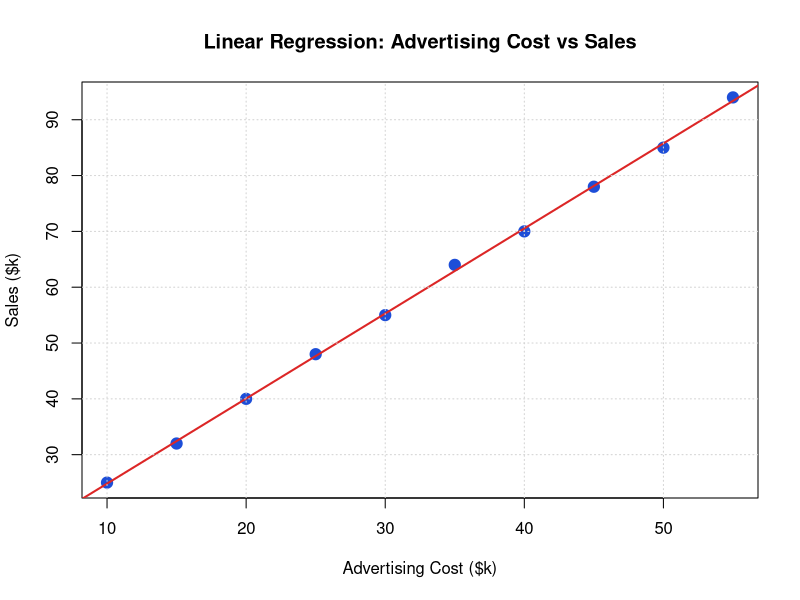

Here is the R script that generated this plot:
# Question 17: Create AdvertisingCost and Sales for 10 observations; fit simple linear regression and plot the regression line.

adv_cost <- c(10, 15, 20, 25, 30, 35, 40, 45, 50, 55)
sales <- c(25, 32, 40, 48, 55, 64, 70, 78, 85, 94)

model <- lm(sales ~ adv_cost)

cat("--- Simple Linear Regression Model ---\n")
print(summary(model))

png("../screenshots/q17_regression.png", width=800, height=600, res=120)
plot(adv_cost, sales, pch=19, col="#1d4ed8", cex=1.5,
     main="Linear Regression: Advertising Cost vs Sales",
     xlab="Advertising Cost ($k)", ylab="Sales ($k)")
abline(model, col="#dc2626", lwd=2)
grid()
dev.off()
cat("\nRegression plot saved to screenshots/q17_regression.png\n")
